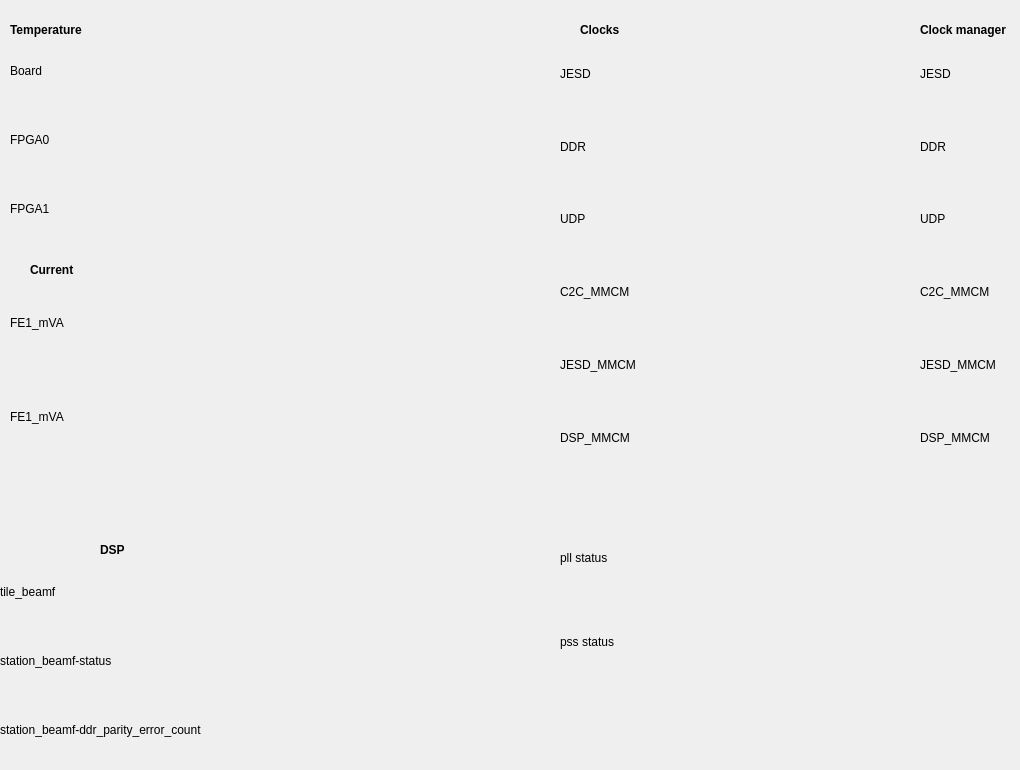
       <widget class="QWidget" name="mix_tab1">
        <attribute name="title">
         <string>Temperature-Current-DSP-Timing</string>
        </attribute>
        <widget class="QWidget" name="layoutWidget_50">
         <property name="geometry">
          <rect>
           <x>920</x>
           <y>40</y>
           <width>81</width>
           <height>431</height>
          </rect>
         </property>
         <layout class="QVBoxLayout" name="verticalLayout_54">
          <item>
           <widget class="QLabel" name="label_87">
            <property name="text">
             <string>JESD</string>
            </property>
           </widget>
          </item>
          <item>
           <widget class="QLabel" name="label_88">
            <property name="text">
             <string>DDR</string>
            </property>
           </widget>
          </item>
          <item>
           <widget class="QLabel" name="label_89">
            <property name="text">
             <string>UDP</string>
            </property>
           </widget>
          </item>
          <item>
           <widget class="QLabel" name="label_90">
            <property name="text">
             <string>C2C_MMCM</string>
            </property>
           </widget>
          </item>
          <item>
           <widget class="QLabel" name="label_91">
            <property name="text">
             <string>JESD_MMCM</string>
            </property>
           </widget>
          </item>
          <item>
           <widget class="QLabel" name="label_92">
            <property name="text">
             <string>DSP_MMCM</string>
            </property>
           </widget>
          </item>
         </layout>
        </widget>
        <widget class="QWidget" name="layoutWidget_51">
         <property name="geometry">
          <rect>
           <x>560</x>
           <y>40</y>
           <width>81</width>
           <height>431</height>
          </rect>
         </property>
         <layout class="QVBoxLayout" name="verticalLayout_55">
          <item>
           <widget class="QLabel" name="label_93">
            <property name="text">
             <string>JESD</string>
            </property>
           </widget>
          </item>
          <item>
           <widget class="QLabel" name="label_94">
            <property name="text">
             <string>DDR</string>
            </property>
           </widget>
          </item>
          <item>
           <widget class="QLabel" name="label_95">
            <property name="text">
             <string>UDP</string>
            </property>
           </widget>
          </item>
          <item>
           <widget class="QLabel" name="label_96">
            <property name="text">
             <string>C2C_MMCM</string>
            </property>
           </widget>
          </item>
          <item>
           <widget class="QLabel" name="label_97">
            <property name="text">
             <string>JESD_MMCM</string>
            </property>
           </widget>
          </item>
          <item>
           <widget class="QLabel" name="label_98">
            <property name="text">
             <string>DSP_MMCM</string>
            </property>
           </widget>
          </item>
         </layout>
        </widget>
        <widget class="QLabel" name="label">
         <property name="geometry">
          <rect>
           <x>10</x>
           <y>20</y>
           <width>81</width>
           <height>20</height>
          </rect>
         </property>
         <property name="font">
          <font>
           <weight>75</weight>
           <bold>true</bold>
          </font>
         </property>
         <property name="text">
          <string>Temperature</string>
         </property>
        </widget>
        <widget class="QLabel" name="label_2">
         <property name="geometry">
          <rect>
           <x>30</x>
           <y>260</y>
           <width>61</width>
           <height>20</height>
          </rect>
         </property>
         <property name="font">
          <font>
           <weight>75</weight>
           <bold>true</bold>
          </font>
         </property>
         <property name="text">
          <string>Current</string>
         </property>
        </widget>
        <widget class="QLabel" name="label_17">
         <property name="geometry">
          <rect>
           <x>100</x>
           <y>540</y>
           <width>81</width>
           <height>20</height>
          </rect>
         </property>
         <property name="font">
          <font>
           <weight>75</weight>
           <bold>true</bold>
          </font>
         </property>
         <property name="text">
          <string>DSP</string>
         </property>
        </widget>
        <widget class="QLabel" name="label_19">
         <property name="geometry">
          <rect>
           <x>580</x>
           <y>20</y>
           <width>81</width>
           <height>20</height>
          </rect>
         </property>
         <property name="font">
          <font>
           <weight>75</weight>
           <bold>true</bold>
          </font>
         </property>
         <property name="text">
          <string>Clocks</string>
         </property>
        </widget>
        <widget class="QLabel" name="label_20">
         <property name="geometry">
          <rect>
           <x>920</x>
           <y>20</y>
           <width>91</width>
           <height>20</height>
          </rect>
         </property>
         <property name="font">
          <font>
           <weight>75</weight>
           <bold>true</bold>
          </font>
         </property>
         <property name="text">
          <string>Clock manager</string>
         </property>
        </widget>
        <widget class="QWidget" name="layoutWidget">
         <property name="geometry">
          <rect>
           <x>10</x>
           <y>39</y>
           <width>81</width>
           <height>201</height>
          </rect>
         </property>
         <layout class="QVBoxLayout" name="verticalLayout">
          <item>
           <widget class="QLabel" name="label_bkpl_18">
            <property name="maximumSize">
             <size>
              <width>16777215</width>
              <height>16777215</height>
             </size>
            </property>
            <property name="layoutDirection">
             <enum>Qt::LeftToRight</enum>
            </property>
            <property name="styleSheet">
             <string notr="true"/>
            </property>
            <property name="text">
             <string>Board</string>
            </property>
            <property name="alignment">
             <set>Qt::AlignLeading|Qt::AlignLeft|Qt::AlignVCenter</set>
            </property>
           </widget>
          </item>
          <item>
           <widget class="QLabel" name="label_mng_43">
            <property name="maximumSize">
             <size>
              <width>16777215</width>
              <height>16777215</height>
             </size>
            </property>
            <property name="layoutDirection">
             <enum>Qt::LeftToRight</enum>
            </property>
            <property name="styleSheet">
             <string notr="true"/>
            </property>
            <property name="text">
             <string>FPGA0</string>
            </property>
            <property name="alignment">
             <set>Qt::AlignLeading|Qt::AlignLeft|Qt::AlignVCenter</set>
            </property>
           </widget>
          </item>
          <item>
           <widget class="QLabel" name="label_mng_44">
            <property name="maximumSize">
             <size>
              <width>16777215</width>
              <height>16777215</height>
             </size>
            </property>
            <property name="layoutDirection">
             <enum>Qt::LeftToRight</enum>
            </property>
            <property name="styleSheet">
             <string notr="true"/>
            </property>
            <property name="text">
             <string>FPGA1</string>
            </property>
            <property name="alignment">
             <set>Qt::AlignLeading|Qt::AlignLeft|Qt::AlignVCenter</set>
            </property>
           </widget>
          </item>
         </layout>
        </widget>
        <widget class="QWidget" name="layoutWidget">
         <property name="geometry">
          <rect>
           <x>10</x>
           <y>279</y>
           <width>81</width>
           <height>181</height>
          </rect>
         </property>
         <layout class="QVBoxLayout" name="verticalLayout_4">
          <item>
           <widget class="QLabel" name="label_bkpl_19">
            <property name="maximumSize">
             <size>
              <width>16777215</width>
              <height>16777215</height>
             </size>
            </property>
            <property name="layoutDirection">
             <enum>Qt::LeftToRight</enum>
            </property>
            <property name="styleSheet">
             <string notr="true"/>
            </property>
            <property name="text">
             <string>FE1_mVA</string>
            </property>
            <property name="alignment">
             <set>Qt::AlignLeading|Qt::AlignLeft|Qt::AlignVCenter</set>
            </property>
           </widget>
          </item>
          <item>
           <widget class="QLabel" name="label_mng_45">
            <property name="maximumSize">
             <size>
              <width>16777215</width>
              <height>16777215</height>
             </size>
            </property>
            <property name="layoutDirection">
             <enum>Qt::LeftToRight</enum>
            </property>
            <property name="styleSheet">
             <string notr="true"/>
            </property>
            <property name="text">
             <string>FE1_mVA</string>
            </property>
            <property name="alignment">
             <set>Qt::AlignLeading|Qt::AlignLeft|Qt::AlignVCenter</set>
            </property>
           </widget>
          </item>
         </layout>
        </widget>
        <widget class="QWidget" name="layoutWidget">
         <property name="geometry">
          <rect>
           <x>560</x>
           <y>519</y>
           <width>81</width>
           <height>161</height>
          </rect>
         </property>
         <layout class="QVBoxLayout" name="verticalLayout_5">
          <item>
           <widget class="QLabel" name="label_bkpl_21">
            <property name="maximumSize">
             <size>
              <width>16777215</width>
              <height>16777215</height>
             </size>
            </property>
            <property name="layoutDirection">
             <enum>Qt::LeftToRight</enum>
            </property>
            <property name="styleSheet">
             <string notr="true"/>
            </property>
            <property name="text">
             <string>pll status</string>
            </property>
            <property name="alignment">
             <set>Qt::AlignLeading|Qt::AlignLeft|Qt::AlignVCenter</set>
            </property>
           </widget>
          </item>
          <item>
           <widget class="QLabel" name="label_mng_51">
            <property name="maximumSize">
             <size>
              <width>16777215</width>
              <height>16777215</height>
             </size>
            </property>
            <property name="layoutDirection">
             <enum>Qt::LeftToRight</enum>
            </property>
            <property name="styleSheet">
             <string notr="true"/>
            </property>
            <property name="text">
             <string>pss status</string>
            </property>
            <property name="alignment">
             <set>Qt::AlignLeading|Qt::AlignLeft|Qt::AlignVCenter</set>
            </property>
           </widget>
          </item>
         </layout>
        </widget>
        <widget class="QWidget" name="layoutWidget">
         <property name="geometry">
          <rect>
           <x>0</x>
           <y>560</y>
           <width>241</width>
           <height>201</height>
          </rect>
         </property>
         <layout class="QVBoxLayout" name="verticalLayout_6">
          <item>
           <widget class="QLabel" name="label_mng_46">
            <property name="maximumSize">
             <size>
              <width>16777215</width>
              <height>16777215</height>
             </size>
            </property>
            <property name="layoutDirection">
             <enum>Qt::LeftToRight</enum>
            </property>
            <property name="styleSheet">
             <string notr="true"/>
            </property>
            <property name="text">
             <string>tile_beamf</string>
            </property>
            <property name="alignment">
             <set>Qt::AlignLeading|Qt::AlignLeft|Qt::AlignVCenter</set>
            </property>
           </widget>
          </item>
          <item>
           <widget class="QLabel" name="label_mng_47">
            <property name="maximumSize">
             <size>
              <width>16777215</width>
              <height>16777215</height>
             </size>
            </property>
            <property name="layoutDirection">
             <enum>Qt::LeftToRight</enum>
            </property>
            <property name="styleSheet">
             <string notr="true"/>
            </property>
            <property name="text">
             <string>station_beamf-status</string>
            </property>
            <property name="alignment">
             <set>Qt::AlignLeading|Qt::AlignLeft|Qt::AlignVCenter</set>
            </property>
           </widget>
          </item>
          <item>
           <widget class="QLabel" name="label_mng_49">
            <property name="maximumSize">
             <size>
              <width>16777215</width>
              <height>16777215</height>
             </size>
            </property>
            <property name="layoutDirection">
             <enum>Qt::LeftToRight</enum>
            </property>
            <property name="styleSheet">
             <string notr="true"/>
            </property>
            <property name="text">
             <string>station_beamf-ddr_parity_error_count</string>
            </property>
            <property name="alignment">
             <set>Qt::AlignLeading|Qt::AlignLeft|Qt::AlignVCenter</set>
            </property>
           </widget>
          </item>
         </layout>
        </widget>
       </widget>
